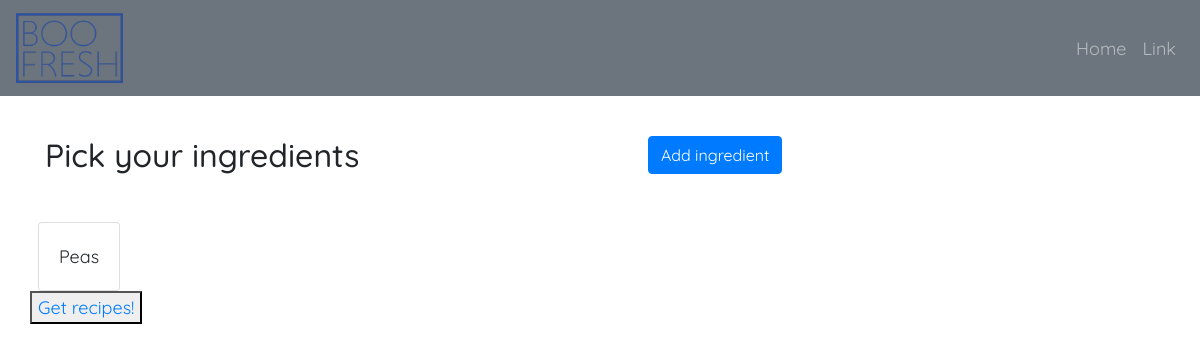
The page /ingredients on the database as committed earlier.
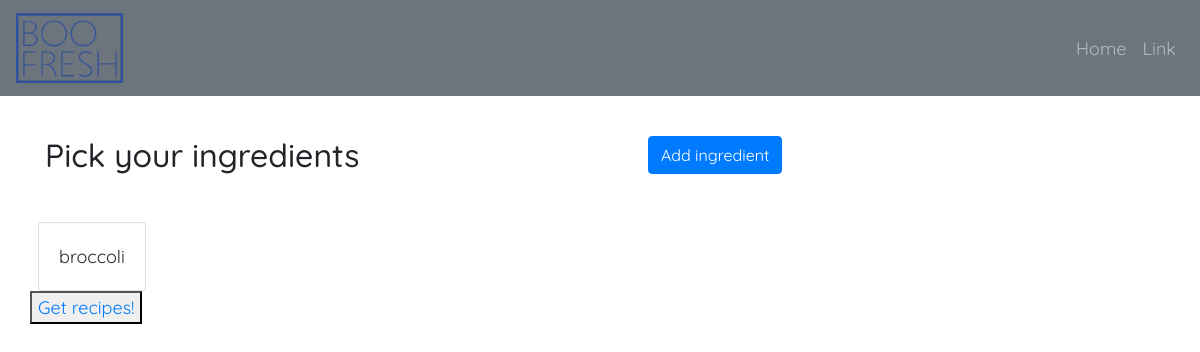
The same page on the database as committed later.
### flaskdriver/models.py (models this page shows)
class Ingredient(db.Model):
    id = db.Column(db.Integer, primary_key=True)
    name = db.Column(db.String(120), unique=True)

### flaskdriver/main/routes.py (the view)
@main.route("/ingredients", methods=['GET', 'POST'])
def pick_ingredients():
    title = "Pick the groceries you want to get"
    form = AddIngredientForm()
    if form.validate_on_submit():
        new_item = Ingredient(name=form.name.data)
        db.session.add(new_item)
        db.session.commit()
        return redirect(url_for('main.pick_ingredients'))
    ingredients = Ingredient.query.order_by(Ingredient.name).all()
    return render_template("pick_ingredients.html", title=title, ingredients=ingredients, form=form)

### flaskdriver/templates/pick_ingredients.html (shortened to what this page needs)
{% extends "layout.html" %}
{% block content %}
<div id="ingredients-div" class="container">
    <div class="row">
            <h2 class="col-md-6">Pick your ingredients</h2>
            <div class="col-md-6 pl-5 mb-5">
                <button type="button" class="btn btn-primary" data-toggle="modal" data-target="#exampleModal">Add ingredient</button>
            </div>
    </div>
    <div class="row border-primary">
        {% for item in ingredients %}
                <div class="card mx-2">
                    <div class="card-body">
                        <p class="card-text">{{ item.name }}</p>
                    </div>
                </div>
        {% endfor %}
    </div>
    <div class="row">
        <button><a href="{{ url_for('main.get_recipes') }}">Get recipes!</a></button>
    </div>
</div>
{% endblock content %}

### flaskdriver/templates/layout.html (shortened to what this page needs)
<!DOCTYPE html>
<html>
<head>
    <link rel="stylesheet" href="https://stackpath.bootstrapcdn.com/bootstrap/4.3.1/css/bootstrap.min.css">
    <link rel="stylesheet" type="text/css" href="{{ url_for('static', filename = 'main.css') }}">
</head>
<body>
        <nav class="navbar navbar-expand-md bg-secondary navbar-dark">
                <a href="{{ url_for('main.home') }}"><img id="nav-img" class="navbar-brand" src="{{ url_for('static', filename='images/tempFreshLogo.png') }}"></img></a>
                <div class="collapse navbar-collapse" id="navbarSupportedContent">
                    <ul class="navbar-nav ml-auto">
                        <li class="nav-item">
                            <a class="nav-link" href="{{ url_for('main.home') }}">Home</a>
                        </li>
                        <li class="nav-item">
                            <a class="nav-link" href="#">Link</a>
                        </li>
                    </ul>
                </div>
        </nav>
    {% block content %}
    {% endblock content %}
</body>
</html>

### flaskdriver/static/main.css (style rules this page uses)
body { font-family: "Quicksand"; font-size: 18px; }
.navbar-brand { font-size: 2.0em; }
#nav-img { height: 10vh; }
#ingredients-div { margin-top: 5vh; }

Rows that differ between the two databases and show on the page:
changed Ingredient: name "Peas" → "broccoli"
